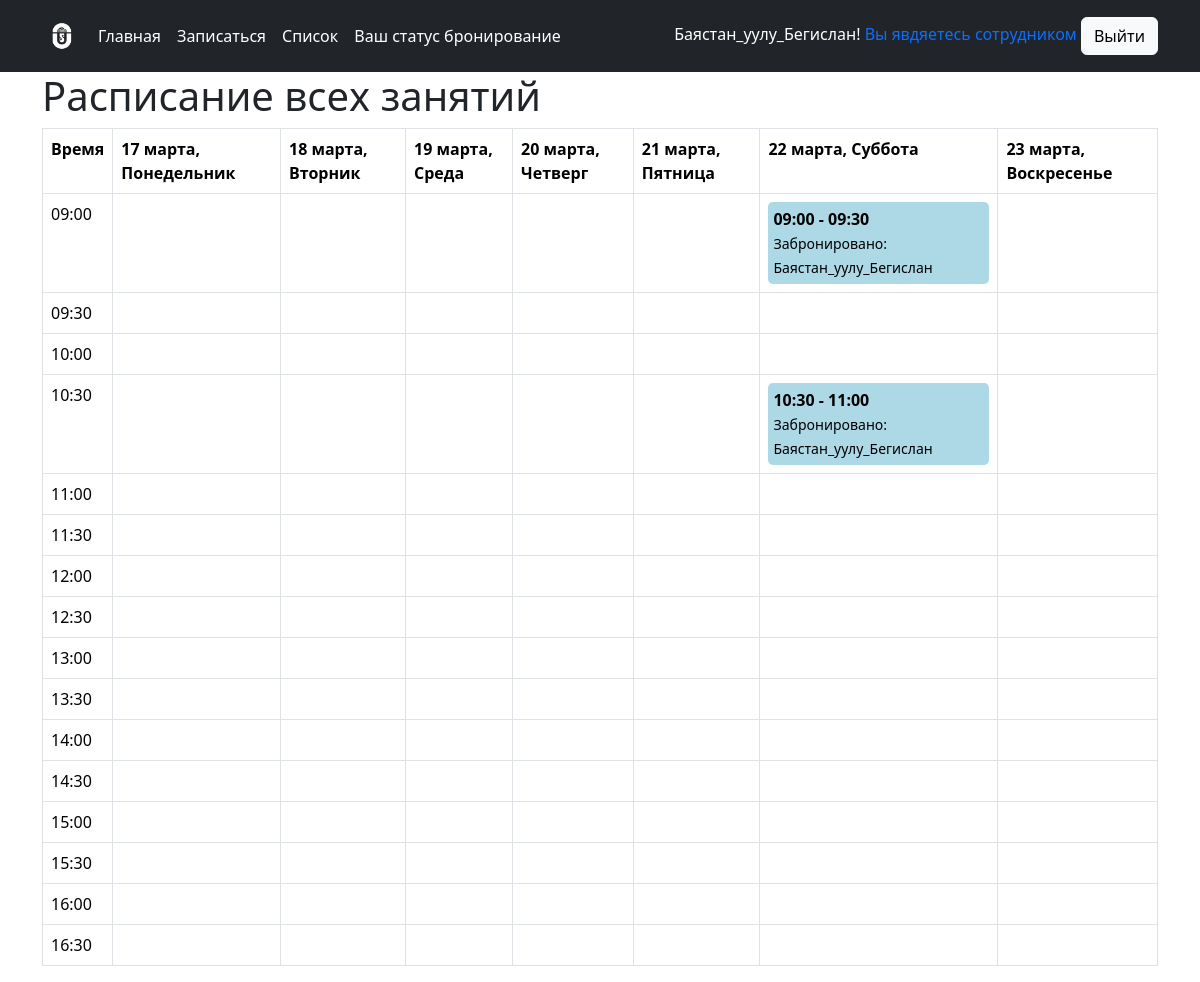
The app's page /all_slots/ (signed in) with its own data.
### scetch/models.py (models this page shows, shortened)
class Booking(models.Model):
    user = models.ForeignKey(User, on_delete=models.CASCADE)
    slot = models.OneToOneField(QueueSlot, on_delete=models.CASCADE)  # Один слот - одна бронь
    created_at = models.DateTimeField(auto_now_add=True)
    video = models.FileField(upload_to='media/viseo/%Y/%m/%d/', blank=True, null=True)

class QueueSlot(models.Model):
    date = models.DateField()
    start_time = models.TimeField()
    end_time = models.TimeField()
    is_booked = models.BooleanField(default=False)  # Флаг занятости

### scetch/views.py (the view)
# urls.py: path('all_slots/', status_date, name='all_slots'),
@login_required
def status_date(request):
    today = timezone.localdate()
    start_date = today - timedelta(days=today.weekday())  # Понедельник текущей недели
    end_date = start_date + timedelta(days=6)  # Воскресенье текущей недели
    books = Booking.objects.filter(slot__date__range=[start_date, end_date]).order_by("slot__date", "slot__start_time")
    grouped_books = {}
    for booking in books:
        date = booking.slot.date
        if date not in grouped_books:
            grouped_books[date] = []
        grouped_books[date].append(booking)
    return render(request, 'home/status_date.html', {
        "grouped_books": grouped_books,
        "week_dates": [start_date + timedelta(days=i) for i in range(7)]
    })

### scetch/templatetags/custom_filters.py (called while the page is built)
@register.filter
def get_item(dictionary, key):
    return dictionary.get(key, [])

@register.filter
def split(value, delimiter=","):
    return value.split(delimiter)

### scetch/templates/home/status_date.html
{% extends 'home/base.html' %}
{% load custom_filters %}
{% block content %}
    <h1>Расписание всех занятий</h1>
    <table class="table table-bordered">
        <tr>
            <th>Время</th>
            {% for date in week_dates %}
                <th>{{ date|date:"j E, l" }}</th>
            {% endfor %}
        </tr>
        {% for time in "09:00,09:30,10:00,10:30,11:00,11:30,12:00,12:30,13:00,13:30,14:00,14:30,15:00,15:30,16:00,16:30"|split:"," %}
            <tr>
                <td>{{ time }}</td>
                {% for date in week_dates %}
                    <td>
                        {% with slots=grouped_books|get_item:date %}
                            {% for booking in slots %}
                                {% if booking.slot.start_time|time:"H:i" == time %}
                                    <div style="background-color: lightblue; padding: 5px; border-radius: 5px;">
                                        <strong>{{ booking.slot.start_time|time:"H:i" }} -
                                            {{ booking.slot.end_time|time:"H:i" }}</strong><br>
                                        <small>Забронировано: {{ booking.user }}</small><br>
                                    </div>
                                {% endif %}
                            {% endfor %}
                        {% endwith %}
                    </td>
                {% endfor %}
            </tr>
        {% endfor %}
    </table>
{% endblock %}

### scetch/templates/home/base.html (shortened to what this page needs)
<!DOCTYPE html>
<html lang="ru">
{% load static %}
<head>
    <link href="https://cdn.jsdelivr.net/npm/bootstrap@5.3.3/dist/css/bootstrap.min.css" rel="stylesheet"
>
    <link rel="stylesheet" href="{% static 'css/style.css' %}">
</head>
<body>
<header class="p-3 text-bg-dark">
    <div class="container">
        <div class="d-flex flex-wrap align-items-center justify-content-center justify-content-lg-start">
            <a href="/" class="d-flex align-items-center mb-2 mb-lg-0 text-white text-decoration-none">
                <img src="{% static 'img/white_logo.png' %}" class="bi me-2"
                     width="40" height="32">
            </a>
            <ul class="nav col-12 col-lg-auto me-lg-auto mb-2 justify-content-center mb-md-0">
                {% if user.is_authenticated %}
                    <li><a href="{% url 'home' %}" class="nav-link px-2 text-white">Главная</a></li>
                    <li><a href="{% url 'queute_list' %}" class="nav-link px-2 text-white">Записаться</a></li>
                    <li><a href="{% url 'all_slots' %}" class="nav-link px-2 text-white">Список</a></li>
                    <li><a href="{% url 'status' %}" class="nav-link px-2 text-white">Ваш статус бронирование</a></li>
                {% endif %}
            </ul>
            <div class="text-end">
                {% if user.is_authenticated %}
                    <span>{{ user.username }}!</span>
                    {% if user.is_staff %}
                        <a href="{% url 'adminka_home' %}"><span>Вы явдяетесь сотрудником</span></a>
                    {% endif %}
                    <a href="{% url 'logout' %}">
                        <button type="button" class="btn btn-light">Выйти</button>
                    </a>
                {% else %}
                    <a href="{% url 'login' %}">
                        <button type="button" class="btn btn-light me-2">Войти</button>
                    </a>
                {% endif %}
            </div>
        </div>
    </div>
</header>
<div class="container">
    {% block content %}
    {% endblock %}
</div>
</body>
</html>

### static/css/style.css (style rules this page uses)
body { background-image: url("https://cdn.pixabay.com/photo/2017/01/24/03/53/plant-2004483_1280.jpg"); background-size: cover; }
a { text-decoration: none; }

### records on screen
Booking: slot.start_time "09:00", slot.end_time "09:30", user "Баястан_уулу_Бегислан"
Booking: slot.start_time "10:30", slot.end_time "11:00", user "Баястан_уулу_Бегислан"

### other values on screen
{{ user.username }} "Баястан_уулу_Бегислан"
{{ date|date:"j E, l" }} "17 марта, Понедельник" "18 марта, Вторник" "19 марта, Среда" "20 марта, Четверг" "21 марта, Пятница" "22 марта, Суббота" "23 марта, Воскресенье"
{{ time }} "09:00" "09:30" "10:00" "10:30" "11:00" "11:30" "12:00" "12:30" "13:00" "13:30" "14:00" "14:30" "15:00" "15:30" "16:00" "16:30"
